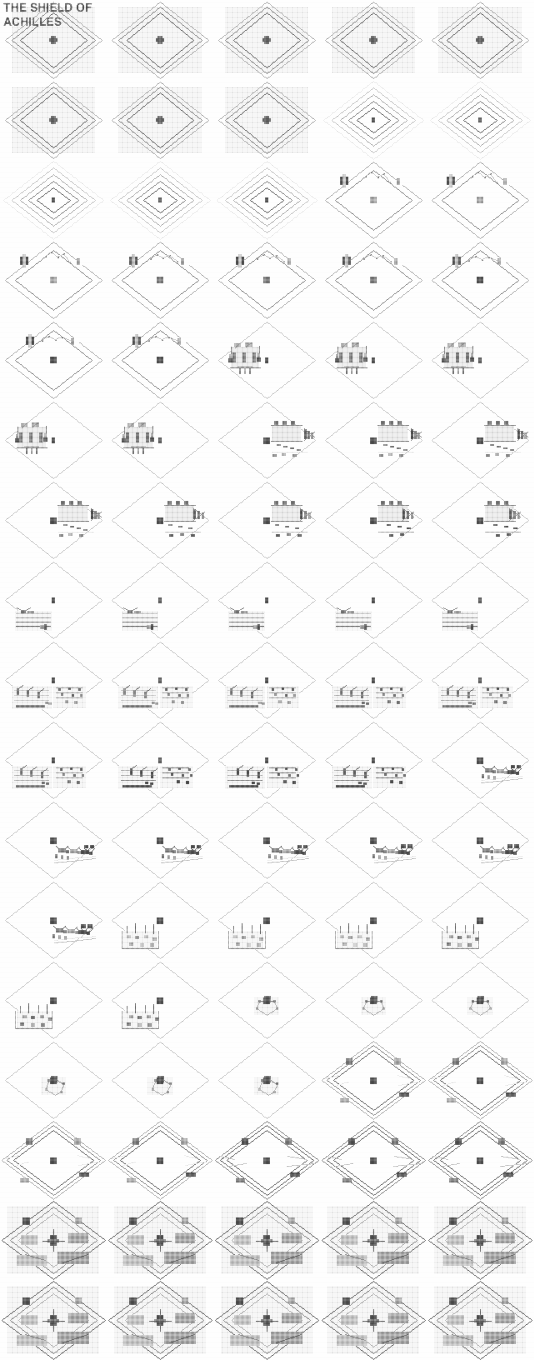
#> input picture Dry-Dock/HOLD/00-the-shield-ABC_SHEET_85f.png, 3200 x 8160 px, found by its file name (shown at 1/6 size)
$ python grid_flipbook_extractor.py
#> lines starting #> are read from the running program, lines starting #| are printed output that depends on the picture; after the words box and inside, x2 and y2 are one past the last pixel; in counts of white or black regions, pixels touching at a corner belong together
#!/usr/bin/env python3
"""
Grid Flipbook Extractor — cuts contact sheets into ordered frames,
exports MP4 + GIF + HTML viewer.

Theory: <contact-sheet> [grid-detect] → <frames> [order] → <flipbook>
"""
import os, sys, json, glob, argparse
import numpy as np
from PIL import Image, ImageDraw, ImageFont

HOLD = '/Users/gaia/OPERATION-DESCRIBE/Dry-Dock/HOLD'

def detect_grid(img, expected_cols=5, expected_rows=17):
    """Detect grid centers by column/row projection on non-white pixels."""
    arr = np.array(img.convert('L'))
    # Threshold: anything darker than 240 is content
    mask = (arr < 240).astype(np.float32)

    col_proj = mask.sum(axis=0)  # sum each column
    row_proj = mask.sum(axis=1)  # sum each row

    # Find peaks by binning
    W, H = img.size
    col_bin = W // expected_cols
    row_bin = H // expected_rows

    x_centers = []
    for c in range(expected_cols):
        start = c * col_bin
        end = min((c + 1) * col_bin, W)
        segment = col_proj[start:end]
        peak = start + int(np.argmax(segment))
        x_centers.append(start + col_bin // 2)

    y_centers = []
    for r in range(expected_rows):
        start = r * row_bin
        end = min((r + 1) * row_bin, H)
        segment = row_proj[start:end]
        peak = start + int(np.argmax(segment))
        y_centers.append(start + row_bin // 2)

    return x_centers, y_centers, col_bin, row_bin

def extract_frames(img_path, out_dir, skip_title=True):
    """Extract frames from a contact sheet. Returns list of frame paths + manifest."""
#> called with skip_title = True
    img = Image.open(img_path)
#> img is the input picture: PIL image 3200x8160 RGBA; mean R, G, B, A 244.7, 244.7, 244.7, 255
    W, H = img.size

    # Try to detect grid
    # Heuristic: estimate rows from aspect ratio and frame count in filename
    fname = os.path.basename(img_path)
    # Try to get frame count from filename (e.g., "85f" or "60f")
    import re
    m = re.search(r'(\d+)f', fname)
    if m:
        total = int(m.group(1))
    else:
        total = 85  # default guess

    # Estimate grid: ~5 cols is typical for ABC-Flix sheets
    cols = 5
    rows = (total + cols - 1) // cols + (1 if skip_title else 0)

    x_centers, y_centers, cw, rh = detect_grid(img, cols, rows)
#> in detect_grid, `mask = (arr < 240).astype(np.float32)`:
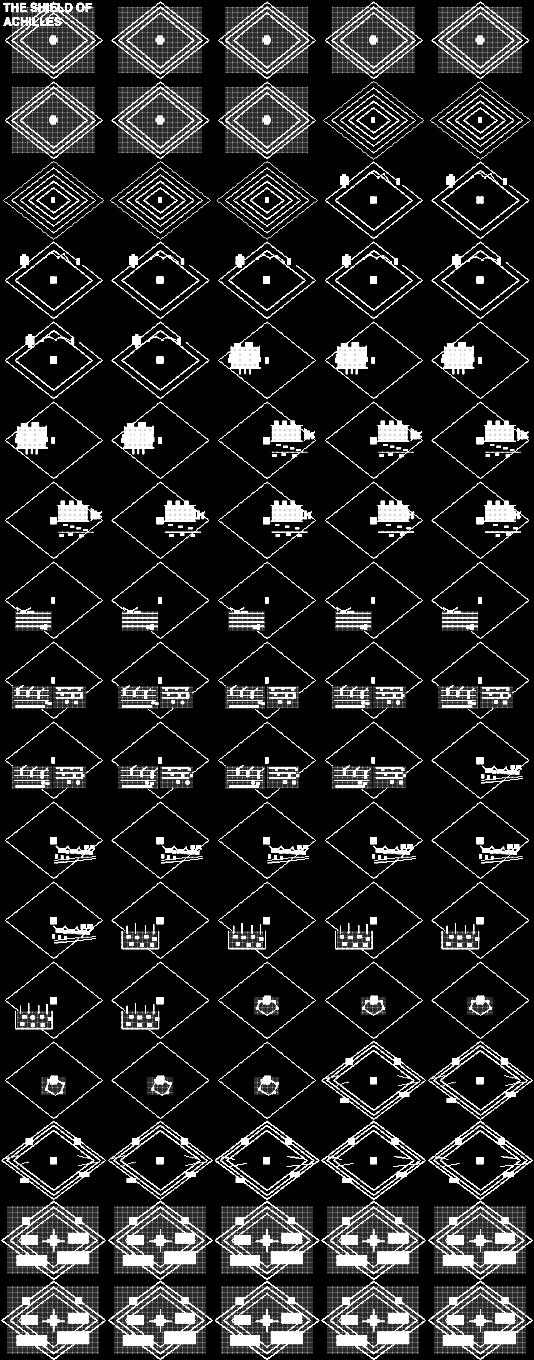
#> mask: shape (8160, 3200) float32 (shown at 1/6 size); values 0 (black) and 1 (white), 5.1% white; 199907 white regions (188004 under 20 px), largest, box (x1, y1, x2, y2) and area: (345, 7505, 545, 7590) 7776, (985, 7505, 1185, 7590) 7776, (1625, 7505, 1825, 7590) 7776
#> in detect_grid, `col_proj = mask.sum(axis=0)`: col_proj = 3200 values, max 1521 at index 322, min 0 at index 0, mean 412.5
#> in detect_grid, `row_proj = mask.sum(axis=1)`: row_proj = 8160 values, max 1880 at index 7447, min 0 at index 0, mean 161.8
#> the loop in detect_grid, `for c in range(expected_cols):` made 5 passes
#> peak on passes 1 to 5: 322, 952, 1602, 2242, 2882
#> after the loop in detect_grid, `for c in range(expected_cols):`: x_centers = [320, 960, 1600, 2240, 2880]
#> the loop in detect_grid, `for r in range(expected_rows):` made 18 passes
#> peak on passes 1 to 8: 232, 712, 1192, 1557, 2152, 2647, 3126, 3192
#> after the loop in detect_grid, `for r in range(expected_rows):`: y_centers = [226, 679, 1132, 1585, 2038, 2491, 2944, 3397, 3850, 4303, 4756, 5209, 5662, 6115, 6568, 7021, 7474, 7927]
#> x_centers = [320, 960, 1600, 2240, 2880]; cw = 640; rh = 453

    os.makedirs(out_dir, exist_ok=True)
    os.makedirs(os.path.join(out_dir, 'frames'), exist_ok=True)

    manifest = []
    idx = 0

    for r, yc in enumerate(y_centers):
        for c, xc in enumerate(x_centers):
            if skip_title and r == 0 and c == 0:
                continue  # skip title cell

            x1 = max(0, xc - cw // 2)
            y1 = max(0, yc - rh // 2)
            x2 = min(W, xc + cw // 2)
            y2 = min(H, yc + rh // 2)

            crop = img.crop((x1, y1, x2, y2))

            # Pad to square
            sz = max(crop.size)
            sq = Image.new('RGB', (sz, sz), (255, 255, 255))
            ox = (sz - crop.size[0]) // 2
            oy = (sz - crop.size[1]) // 2
            sq.paste(crop, (ox, oy))

            frame_path = os.path.join(out_dir, 'frames', f'frame_{idx:03d}.png')
            sq.save(frame_path)

            manifest.append({
                'index': idx,
                'row': r,
                'col': c,
                'bbox': [x1, y1, x2, y2],
                'path': f'frames/frame_{idx:03d}.png'
            })
            idx += 1
#> this loop made 18 passes
#> yc on passes 1 to 8: 226, 679, 1132, 1585, 2038, 2491, 2944, 3397
#> pass 1, in extract_frames, `sq.save(frame_path)`:
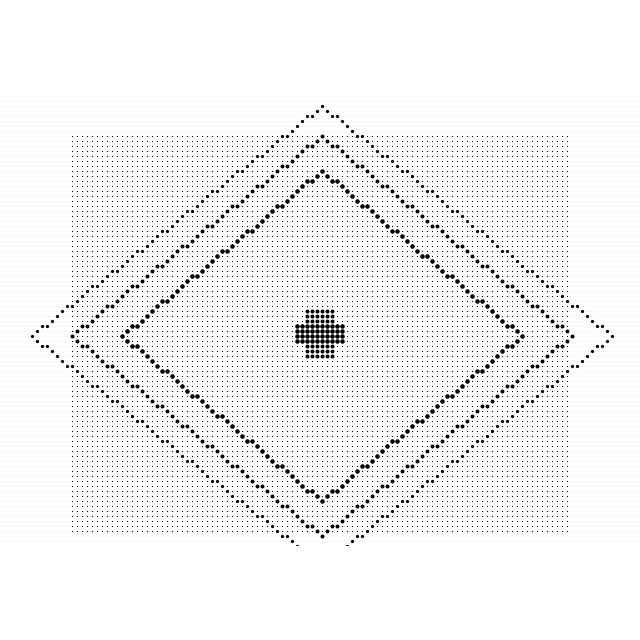
#> saved as frame_000.png: PIL image 640x640 RGB; min 0, max 255, mean 244.5
#> pass 2, in extract_frames, `sq.save(frame_path)`:
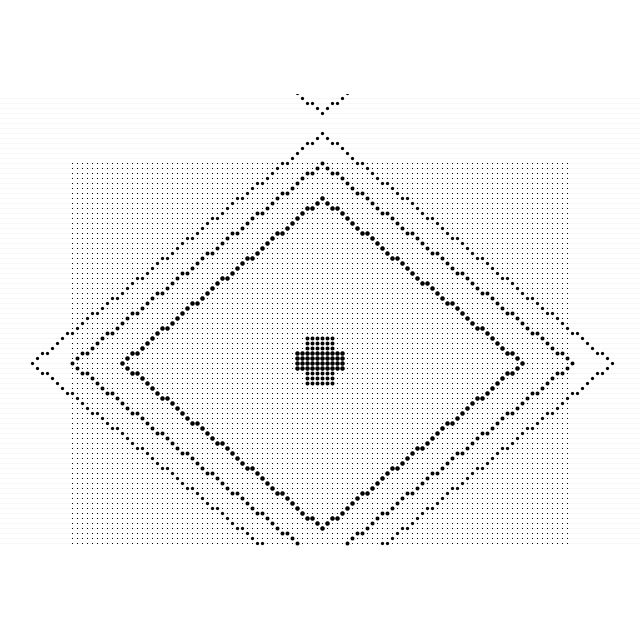
#> saved as frame_004.png: PIL image 640x640 RGB; min 0, max 255, mean 244.8
#> pass 2, in extract_frames, `sq.save(frame_path)`:
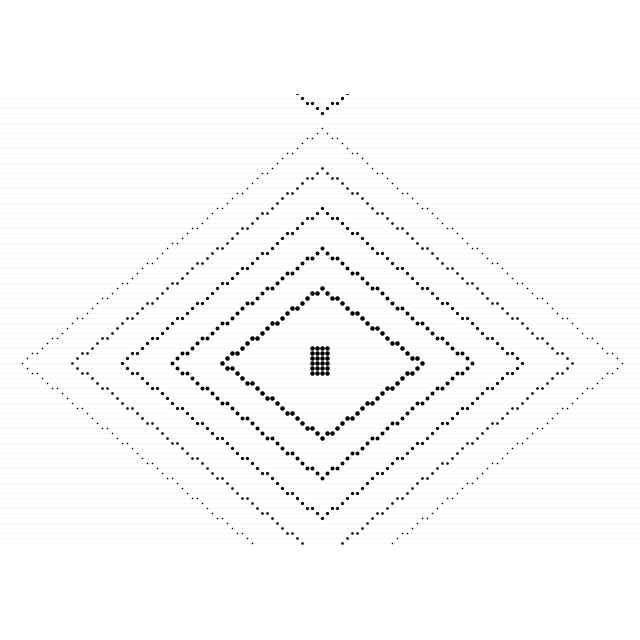
#> saved as frame_007.png: PIL image 640x640 RGB; min 0, max 255, mean 250.2
#> after the loop:
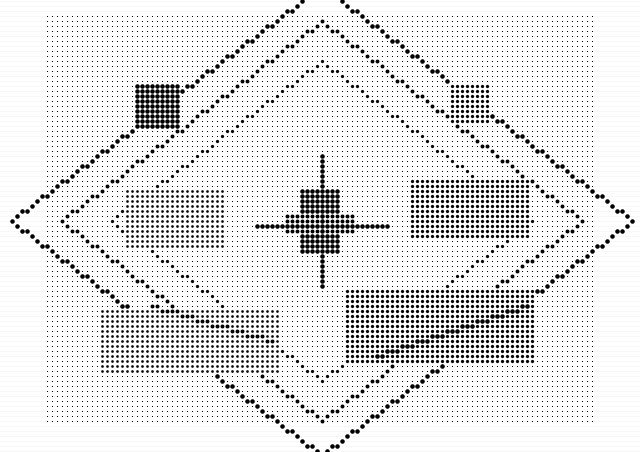
#> crop: PIL image 640x452 RGBA; mean R, G, B, A 228.8, 228.8, 228.8, 255
#> after the loop:
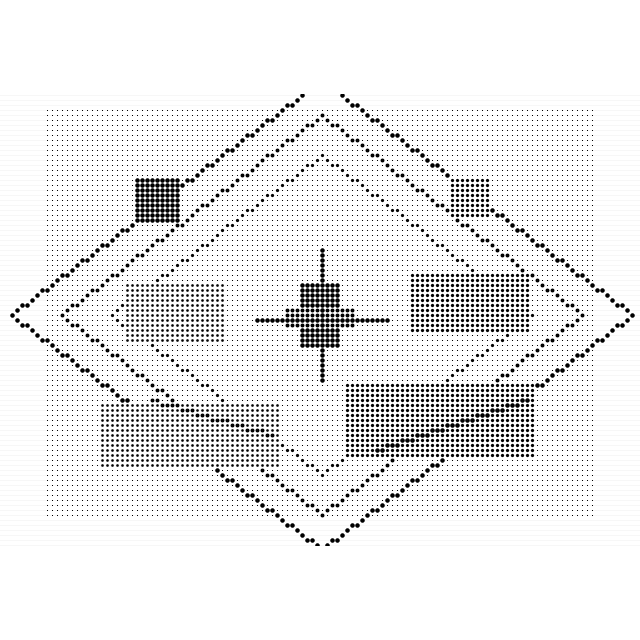
#> sq: PIL image 640x640 RGB; min 0, max 255, mean 236.5
#> after the loop, idx = 89; manifest = 89 items

    # Save manifest
    with open(os.path.join(out_dir, 'manifest.json'), 'w') as f:
        json.dump(manifest, f, indent=2)

    return manifest, img

def export_mp4(out_dir, manifest, fps=8):
    """Export MP4 from extracted frames using ffmpeg."""
    frame_list = os.path.join(out_dir, 'frames', 'frame_%03d.png')
    mp4_path = os.path.join(out_dir, 'flipbook.mp4')

    cmd = (f'ffmpeg -y -framerate {fps} -i "{frame_list}" '
           f'-vf "scale=384:384:flags=neighbor" '
           f'-c:v libx264 -pix_fmt yuv420p -crf 18 "{mp4_path}"')
    os.system(cmd)
    return mp4_path

def export_gif(out_dir, manifest, fps=8):
    """Export GIF from extracted frames."""
    import imageio
    frames = []
    for m in manifest:
        img = Image.open(os.path.join(out_dir, m['path']))
        img = img.resize((256, 256), Image.NEAREST)
        frames.append(np.array(img))

    gif_path = os.path.join(out_dir, 'flipbook.gif')
    imageio.mimsave(gif_path, frames, duration=1000//fps, loop=0)
    return gif_path

def build_viewer(out_dir, manifest, sheet_name):
    """Build brutalist HTML flipbook viewer."""
    n = len(manifest)
    html = f'''<!DOCTYPE html>
<html><head>
<meta charset="UTF-8">
<title>SHIELD FLIPBOOK — {sheet_name}</title>
<style>
*{{box-sizing:border-box;margin:0;padding:0}}
body{{background:#fff;color:#000;font-family:ui-monospace,monospace;height:100vh;display:flex;flex-direction:column}}
.hdr{{background:#000;color:#fff;padding:10px 16px;font-size:11px;font-weight:900;text-transform:uppercase;letter-spacing:.06em;display:flex;justify-content:space-between;align-items:center}}
.hdr .sub{{font-size:9px;opacity:.6}}
.main{{flex:1;display:flex;overflow:hidden}}
.view{{flex:1;display:flex;align-items:center;justify-content:center;background:#f5f5f5;border-right:2px solid #000;position:relative}}
.view img{{max-width:90%;max-height:90%;image-rendering:pixelated}}
.info{{position:absolute;bottom:8px;left:8px;font-size:10px;font-weight:900;background:#000;color:#fff;padding:3px 8px}}
.side{{flex:0 0 280px;display:flex;flex-direction:column;overflow:hidden}}
.ctrl{{padding:10px;border-bottom:2px solid #000}}
.ctrl label{{font-size:9px;font-weight:900;text-transform:uppercase;display:block;margin-bottom:4px}}
.ctrl input[type=range]{{width:100%;margin:4px 0}}
.ctrl .btns{{display:flex;gap:4px;margin-top:6px}}
.ctrl button{{flex:1;padding:8px;background:#000;color:#fff;border:0;font:inherit;font-size:10px;font-weight:900;cursor:pointer;text-transform:uppercase}}
.ctrl button:hover{{opacity:.7}}
.grid{{flex:1;overflow-y:auto;display:grid;grid-template-columns:repeat(5,1fr);gap:1px;padding:1px;background:#000}}
.grid img{{width:100%;display:block;cursor:pointer;background:#fff;transition:opacity .1s}}
.grid img:hover{{opacity:.7}}
.grid img.on{{outline:3px solid #000;outline-offset:-3px}}
</style>
</head><body>
<div class="hdr">
<span>SHIELD FLIPBOOK — {sheet_name} — {n} FRAMES</span>
<span class="sub">Arrow keys · Space = play · Click thumbnail</span>
</div>
<div class="main">
<div class="view">
<img id="big" src="frames/frame_000.png" alt="Frame">
<div class="info" id="lbl">FRAME 0 / {n-1}</div>
</div>
<div class="side">
<div class="ctrl">
<label>Frame <span id="fnum">0</span> / {n-1}</label>
<input type="range" id="scrub" min="0" max="{n-1}" value="0">
<div class="btns">
<button onclick="prev()">◀ PREV</button>
<button id="playBtn" onclick="togglePlay()">▶ PLAY</button>
<button onclick="next()">NEXT ▶</button>
</div>
</div>
<div class="grid" id="grid"></div>
</div>
</div>
<script>
var N={n},cur=0,playing=false,timer=null;
var grid=document.getElementById('grid');
for(var i=0;i<N;i++){{
  var img=document.createElement('img');
  img.src='frames/frame_'+String(i).padStart(3,'0')+'.png';
  img.dataset.i=i;
  img.addEventListener('click',function(){{go(parseInt(this.dataset.i))}});
  grid.appendChild(img);
}}
function go(i){{
  cur=Math.max(0,Math.min(N-1,i));
  document.getElementById('big').src='frames/frame_'+String(cur).padStart(3,'0')+'.png';
  document.getElementById('scrub').value=cur;
  document.getElementById('fnum').textContent=cur;
  document.getElementById('lbl').textContent='FRAME '+cur+' / '+(N-1);
  grid.querySelectorAll('img').forEach(function(x){{x.classList.remove('on')}});
  grid.children[cur].classList.add('on');
  grid.children[cur].scrollIntoView({{block:'nearest'}});
}}
function next(){{go(cur+1)}}
function prev(){{go(cur-1)}}
function togglePlay(){{
  playing=!playing;
  document.getElementById('playBtn').textContent=playing?'⏸ STOP':'▶ PLAY';
  if(playing)timer=setInterval(function(){{if(cur>=N-1){{togglePlay();return}}next()}},125);
  else clearInterval(timer);
}}
document.getElementById('scrub').addEventListener('input',function(){{go(parseInt(this.value))}});
document.addEventListener('keydown',function(e){{
  if(e.key==='ArrowRight')next();
  if(e.key==='ArrowLeft')prev();
  if(e.key===' '){{e.preventDefault();togglePlay()}}
}});
go(0);
</script>
</body></html>'''

    path = os.path.join(out_dir, 'flipbook_viewer.html')
    with open(path, 'w') as f:
        f.write(html)
    return path

# ── MAIN ──────────────────────────────────────────────────────────────
SHEETS = [
    ('00-the-shield-ABC_SHEET_85f.png', '00-whole-shield', True),
    ('01-Construction-and-Cosmic-Design/01-cosmic-design.png', '01-cosmic', True),
    ('02-Two-Cities-Peace-and-Law/ABC_SHEET_60f (2).png', '02-peace-law', True),
    ('03-Two-Cities-War-and-Ambush/ABC_SHEET_78f.png', '03-war-ambush', True),
    ('04-Labors-of-the-Field/ABC_SHEET_76f.png', '04-labors', True),
    ('05-Cattle-Lions-and-Sheep/05-cattle-and-lions.png', '05-cattle', True),
    ('06-Dance-and-Ocean-Rim/06-dance.png', '06-dance', True),
]

for sheet_file, out_name, skip in SHEETS:
    sheet_path = os.path.join(HOLD, sheet_file)
    if not os.path.exists(sheet_path):
        print(f'  ⚠ SKIP: {sheet_file} not found')
        continue

    out_dir = os.path.join(HOLD, 'flipbooks', out_name)
    print(f'Processing {sheet_file}…')

    manifest, img = extract_frames(sheet_path, out_dir, skip_title=skip)
#> manifest = 89 items
    print(f'  → {len(manifest)} frames extracted')
#|   → 89 frames extracted

    mp4 = export_mp4(out_dir, manifest, fps=8)
    print(f'  → MP4: {mp4}')
#|   → MP4: /Users/gaia/OPERATION-DESCRIBE/Dry-Dock/HOLD/flipbooks/00-whole-shield/flipbook.mp4

    gif = export_gif(out_dir, manifest, fps=8)
#> in export_gif, `img = img.resize((256, 256), Image.NEAREST)`:
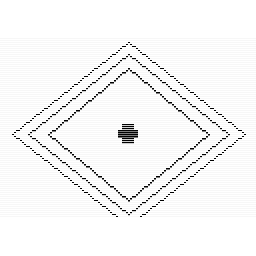
#> img: PIL image 256x256 RGB; min 0, max 255, mean 246.1
    print(f'  → GIF: {gif}')
#|   → GIF: /Users/gaia/OPERATION-DESCRIBE/Dry-Dock/HOLD/flipbooks/00-whole-shield/flipbook.gif

    viewer = build_viewer(out_dir, manifest, out_name)
#> in build_viewer, `n = len(manifest)`: n = 89
    print(f'  → Viewer: {viewer}')
#|   → Viewer: /Users/gaia/OPERATION-DESCRIBE/Dry-Dock/HOLD/flipbooks/00-whole-shield/flipbook_viewer.html

print('\nDone. All flipbooks in HOLD/flipbooks/')
